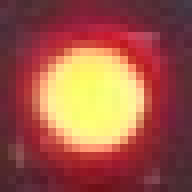
#> input picture templates/red-light/RL-010.jpg, 24 x 24 px, found by its file name (shown 8 times larger); its folder holds 2 pictures in this run
$ python make-templates.py
#> lines starting #> are read from the running program, lines starting #| are printed output that depends on the picture; long printed decimals are rounded
import os
import numpy as np
from PIL import Image

data_path = './data/RedLights2011_Medium'
template_imgs_dir = './templates/red-light'
template_img_files = sorted(os.listdir(template_imgs_dir))
template_img_files = [f for f in template_img_files if '.jpg' in f]

for i, filename in enumerate(template_img_files):
    I = Image.open(os.path.join(data_path, filename))
#> I is the input picture: PIL image 24x24 RGB; mean R, G, B 158.9, 86.4, 71.2
    template = Image.open(os.path.join(template_imgs_dir, filename))

    I = np.asarray(I)
    template = np.asarray(template)

    mean = np.mean(I, axis=(0, 1))
#> mean = [158.9, 86.43, 71.19]
    std  = np.std(I, axis=(0, 1))
#> std = [63.37, 79.97, 33.04]

    template = (template - mean) / std
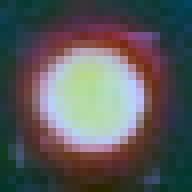
#> template: shape (24, 24, 3) float64 (shown 8 times larger); mean R, G, B 8.98e-17, -7.9e-17, 2.42e-16; drawn with min black and max white

    print(filename, mean, std, np.mean(template), np.std(template))
#| RL-010.jpg [158.908  86.432  71.186] [63.370 79.966 33.039] -1.644774851296528e-17 1

    np.save(os.path.join(template_imgs_dir, f'template{i}'), # chop off '.jpg'
            template)


data_path = './data/RedLights2011_Medium'
